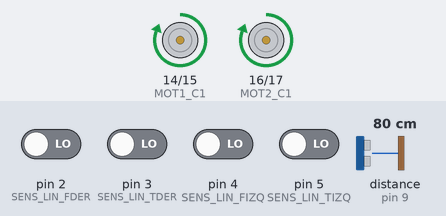
Simulated run of this sketch. Board: Arduino Uno, built with avr-gcc and run on an emulated ATmega328P. On the bench: motor-driver pin pairs drawn as motors (green arrow = first pin HIGH = forward, orange = second pin HIGH = backward, longer = more drive). Wiring (inferred from the names in the program): ultrasonic range finder: trigger pin 8; echo pin 9. The inputs (shaded band) are chosen by the test bench; at power-on: pin 2 (SENS_LIN_FDER), pin 3 (SENS_LIN_TDER), pin 4 (SENS_LIN_FIZQ), pin 5 (SENS_LIN_TIZQ) LOW, distance to the obstacle (sensor on pin 9) 80 cm. The echo pulse lasts 58.3 µs per cm.

Above: at 6.2 s.
6.3 s: pin 2 (SENS_LIN_FDER) driven HIGH
At 7.2 s:
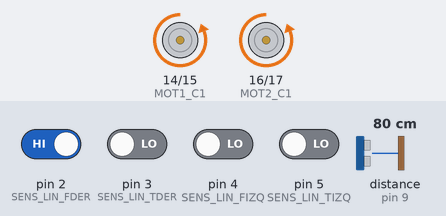
9.3 s: pin 2 (SENS_LIN_FDER) driven LOW
At 12.0 s:
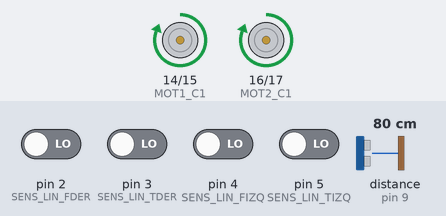
12.3 s: pin 3 (SENS_LIN_TDER) driven HIGH
At 12.6 s:
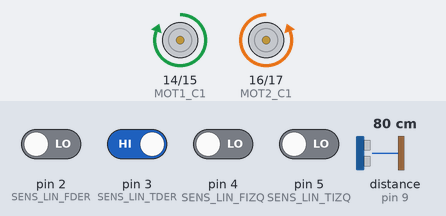
Timing chart, 0 to 15.3 s (numbered marks = the images above; inputs shaded):
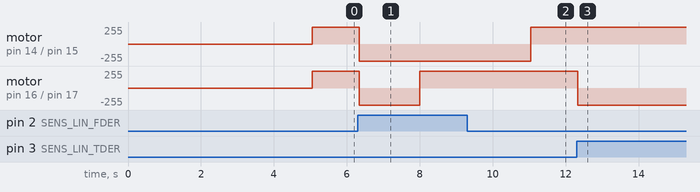

The sketch:

marcha_prueba03_OBJ_MOTOR.ino
```cpp
/****************************************************************************************************************
 * DESCRIPCION: Este programa hace mover al robot-sumo hacia adelante y cuando detecta que se esta por salir del
 *              tatami gira y vuelve a avanzar hacia adelante
 *              -IGNORA LOS SENSORES DE LINEA SI DETECTA ALGO EL ULTRASONIDO!
 *              -Implemento temporizadores en vez de delays gg
 *              -Contiene una interrupcion en el tiempo de giro si detecta al enemigo
 *              -INTENTO DE CAMBIO DE PINES SI DETECTA ALGO
 *
 * COMPONENTES:
 *    Arduino Uno.
 *    4 Sensor IR seguidor de línea.
 *    4 Motores DC con caja reductora.
 *    2 Doble puente H.
 *
 * ESTADO: EN PROCESO
 ****************************************************************************************************************/

//LIBRERIA PARA UTILIZAR EL Temporizador DE LA PLACA
#include <TimerOne.h>;

const int MOT1_C1 = 14;        //motor1 conector 1 lado izquierdo
const int MOT1_C2 = 15;        //motor1 conector 2
const int MOT2_C1 = 16;        //motor2 conector 1 lado derecho
const int MOT2_C2 = 17;        //motor2 conector 2
//salidas analogicas A0-A7 -- pines 14-22 ?

int SENS_LIN_FDER = 2;  //sensor de linea Frente-Derecho
int SENS_LIN_TDER = 3;  //sensor de linea Trasero-Derecho
int SENS_LIN_FIZQ = 4;  //sensor de linea Frente-Izquierdo
int SENS_LIN_TIZQ = 5;  //sensor de linea Trasero-Izquierdo

int SENS_ULTRASON_TRIGGER_1 = 8; //Pin digital 10 para el TRIGGER del sensor ultrasonido
int SENS_ULTRASON_ECHO_1 = 9;    //Pin digital 11 para el ECHO del sensor ultrasonido
int SENS_ULTRASON_TRIGGER_2 = 10; //Pin digital 10 para el TRIGGER del sensor ultrasonido
int SENS_ULTRASON_ECHO_2 = 11;    //Pin digital 11 para el ECHO del sensor ultrasonido

const int T_GIRO360 = 8; //tiempo que tarda en dar un giro completo 8 segundos -- aprox

//variable que utilizo para verificar cuando hubo una interrupcion en un bucle
const int Flag_Interrupcion = 0;

const int LINEA_DETECTADA = 1; //DETECCION DE LINEA BLANCA = 0

//Variable para la interrupcion
volatile long int tempo=0;

void setup()
{
  //seteo pines de entrada de motores, sensores de linea y ultrasonido
  pinMode(MOT1_C1, OUTPUT);
  pinMode(MOT1_C2, OUTPUT);
  pinMode(MOT2_C1, OUTPUT);
  pinMode(MOT2_C2, OUTPUT);

  pinMode(SENS_LIN_FDER, INPUT);
  pinMode(SENS_LIN_TDER, INPUT);
  pinMode(SENS_LIN_FIZQ, INPUT);
  pinMode(SENS_LIN_TIZQ, INPUT);

  pinMode(SENS_ULTRASON_TRIGGER_1, OUTPUT);
  pinMode(SENS_ULTRASON_ECHO_1, INPUT);
  digitalWrite(SENS_ULTRASON_TRIGGER_1, LOW);//Inicializamos el pin con 0

  pinMode(SENS_ULTRASON_TRIGGER_1, OUTPUT);
  pinMode(SENS_ULTRASON_ECHO_1, INPUT);
  digitalWrite(SENS_ULTRASON_TRIGGER_1, LOW);//Inicializamos el pin con 0

  Timer1.initialize(1000000);            //configura el timer en 1 segundo
  //1000000 microsegundos = 1 segundo
  Timer1.attachInterrupt(Temporizador);   //configura la interrupcion del timer

  delay(5000); //5 segundos iniciales de quietud
}

void loop()
{
  for(;;)
  {
    checkEnemy();
  }
}

void maquinaEstados(char comando)
{
  switch(comando)
  {
    case 'm':                           //el robot avanza.
      marcha(MOT1_C1,MOT1_C2);
      marcha(MOT2_C1,MOT2_C2);
      break;
    case 'c':                           //el robot retrocede.
      contramarcha(MOT1_C1,MOT1_C2);
      contramarcha(MOT2_C1,MOT2_C2);
      break;
    case 's':                           //el robot se detiene
      parada(MOT1_C1,MOT1_C2);
      parada(MOT2_C1,MOT2_C2);
      break;
    case 'd':                           //el motor der avanza, izq retrocede
      giroDer(MOT1_C1,MOT1_C2,MOT2_C1,MOT2_C2);
      break;
    case 'i':                           //el motor izq avanza, der retrocede
      giroIzq(MOT1_C1,MOT1_C2,MOT2_C1,MOT2_C2);
      break;
    default:                            //el robot se detiene
      parada(MOT1_C1,MOT1_C2); //motor1
      parada(MOT2_C1,MOT2_C2); //motor2
      break;
  }
}

void marcha(int b1,int b2)
{
  digitalWrite(b1, HIGH);
  digitalWrite(b2, LOW);
}

void contramarcha(int b1, int b2)
{
  digitalWrite(b1, LOW);
  digitalWrite(b2, HIGH);
}

void parada(int b1, int b2)
{
  digitalWrite(b1, LOW);
  digitalWrite(b2, LOW);
}

void giroIzq(int b1, int b2, int b3, int b4)
{
  contramarcha(b1,b2); //motor1 - izq
  marcha(b3,b4); //motor2 - der
}

void giroDer(int b1, int b2, int b3, int b4)
{
  marcha(b1,b2); //motor1 - izq
  contramarcha(b3,b4); //motor2 - der
}

long medirDistancia(int trigger, int echo)
{
  long t; //tiempo que demora en llegar el eco
  long d; //distancia en centimetros

  digitalWrite(trigger, HIGH);
  delayMicroseconds(10);                      //Enviamos un pulso de 10us
  digitalWrite(trigger, LOW);

  t = pulseIn(echo, HIGH);      //obtenemos el ancho del pulso
  // 1/59 = 0.0169492
  d = t * 0.0169492;                          //escalamos el tiempo a una distancia en cm

  return d;
}

//calculo de promedio de 10 distancias sensadas por el ultrasonido
long promedioDistancia(int trigger, int echo)
{
  long distancia;
  long distancia_total = 0;

  for(int i = 10 ; i>0; i--)
  {
    distancia = medirDistancia(trigger, echo);
    distancia_total = distancia_total + distancia;
  }
  // 1/10 = 0.1
  return (distancia_total * 0.1);
 }

//busqueda del contrincante
void checkEnemy()
{
  long distancia_promedio = promedioDistancia(SENS_ULTRASON_TRIGGER_1, SENS_ULTRASON_ECHO_1);

  if(distancia_promedio <= 30) // el ring tiene un area de 175cm o 154cm -- alrededor hay 100cm vacio
  {
    maquinaEstados('m');
  }
  else
  {
    if(checkSenLineaTodos() == LINEA_DETECTADA)
    {
      maquinaEstados('s');
      checkSensorLinea(SENS_ULTRASON_TRIGGER_1, SENS_ULTRASON_ECHO_1);
    }
    else
    {
      maquinaEstados('m');
    }
  }
}

int checkSenLineaTodos() //VERIFICO SI ALGUN SENSOR DETECTA ALGO
{
  int sensor1, sensor2, sensor3, sensor4;
  sensor1 = leerSensorLinea(SENS_LIN_FDER);
  sensor2 = leerSensorLinea(SENS_LIN_TDER);
  sensor3 = leerSensorLinea(SENS_LIN_FIZQ);
  sensor4 = leerSensorLinea(SENS_LIN_TIZQ);

  if(LINEA_DETECTADA == 0)
  {
    return (sensor1 & sensor2 & sensor3 & sensor4); //linea_cerca = 0 significa LINEA BLANCA CERCA AHHHH CORRAN
  }
  else //caso en el que usemos COLORES INVERTIDOS
  {
    return (sensor1 | sensor2 | sensor3 | sensor4);
  }
}

//leo sensor de linea
int leerSensorLinea(int sensor)
{
  int value = 1;
  value = digitalRead(sensor);
  return value;
}

//verifico cual sensor detecto la linea blanca
void checkSensorLinea(int trigger, int echo)
{
  if(leerSensorLinea(SENS_LIN_FDER) == LINEA_DETECTADA)
  {
    reaccionFrenteDer(trigger, echo);
  }
  else
  {
    if(leerSensorLinea(SENS_LIN_FIZQ) == LINEA_DETECTADA)
    {
      reaccionFrenteIzq(trigger, echo);
    }
    else
    {
      if(leerSensorLinea(SENS_LIN_TDER) == LINEA_DETECTADA)
      {
        reaccionTraseroDer();
      }
      else
      {
        if(leerSensorLinea(SENS_LIN_TIZQ) == LINEA_DETECTADA)
        {
          reaccionTraseroIzq();
        }
      }
    }
  }
}

//reaccion a sensor frente-derecho
void reaccionFrenteDer(int trigger, int echo)
{
  maquinaEstados('c');
  tiempoEspera_SIN_Interrup(2);
  maquinaEstados('i');
  tiempoEsperaConInterrup(tiempoGiro(135), trigger, echo);
  maquinaEstados('m');
}

//reaccion a sensor frente-izquierdo
void reaccionFrenteIzq(int trigger, int echo)
{
  maquinaEstados('c');
  tiempoEspera_SIN_Interrup(2);
  maquinaEstados('d');
  tiempoEsperaConInterrup(tiempoGiro(135), trigger, echo);
  maquinaEstados('m');
}

//reaccion a sensor trasero-derecho
void reaccionTraseroDer()
{
  //SI LO ESTAN EMPUJANDO Y ESTA POR CAERSE EN EL BORDE DERECHO -- DOBLA LAS RUEDAS PARA LA DER ?
  maquinaEstados('d');
  tiempoEspera_SIN_Interrup(10);
  maquinaEstados('m');
}

//reaccion a sensor trasero-izquierdo
void reaccionTraseroIzq()
{
  //SI LO ESTAN EMPUJANDO Y ESTA POR CAERSE EN EL BORDE IZQUIERDO -- DOBLA LAS RUEDAS PARA LA IZQ ?
  maquinaEstados('i');
  tiempoEspera_SIN_Interrup(10);
  maquinaEstados('m');
}

int tiempoGiro(int angulo) //calculo el tiempo que requiere el robot para girar cierto angulo
{
  //REGLA DE 3 SIMPLES --- esto capaz podria estar en una funcion aparte
  // 1/360 = 0.00277778
  return ((angulo * 0.00277778) * T_GIRO360);
}

void Temporizador()
{
  //incremento el timer
  tempo++;
  Serial.println(tempo);
  //reseteo el contador cuando llega a 1000 segundos -- por si acaso para que no se desborde
  if (tempo>1000)
    tempo=0;
}

void tiempoEsperaConInterrup(int segundos, int trigger, int echo)
{
  long int tiempo_actual;
  //asigno tiempo actual del temporizador "tempo" a la variable
  tiempo_actual=tempo;

  while ((tempo-tiempo_actual) < segundos)
  {
    long distancia_promedio = promedioDistancia(trigger, echo);

    if(distancia_promedio <= 10)
    {
      maquinaEstados('m');
      break;
    }
  }
}

void tiempoEspera_SIN_Interrup(int segundos)
{
  long int tiempo_actual;
  //asigno tiempo actual del temporizador "tempo" a la variable
  tiempo_actual=tempo;

  while ((tempo-tiempo_actual) < segundos)
  {
     //waiting
  }
}
```

Measured:
- after the input at 6.3 s, motor on pin 14 (MOT1_C1) / pin 15 (MOT1_C2): forward 255/255 → backward 255/255 at once; motor on pin 16 (MOT2_C1) / pin 17 (MOT2_C2): forward 255/255 → backward 255/255 at once, → forward 255/255 1.7 s later
- after the input at 9.3 s, motor on pin 14 (MOT1_C1) / pin 15 (MOT1_C2): goes on until 11.0 s, then stays forward 255/255; motor on pin 16 (MOT2_C1) / pin 17 (MOT2_C2): stays forward 255/255 (without the input it goes to backward 255/255 after 1.8 s)
- after the input at 12.3 s, motor on pin 16 (MOT2_C1) / pin 17 (MOT2_C2): forward 255/255 → backward 255/255 at once
